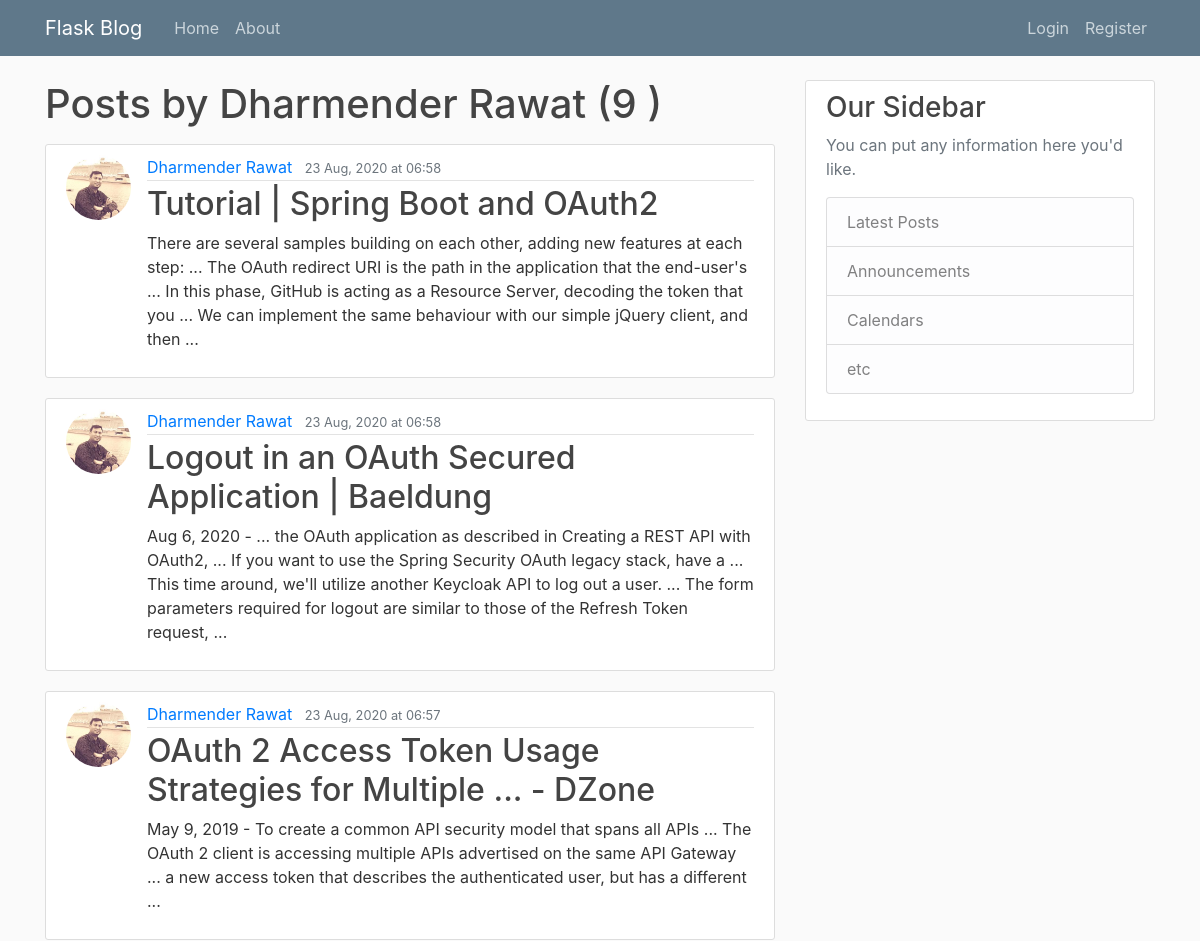
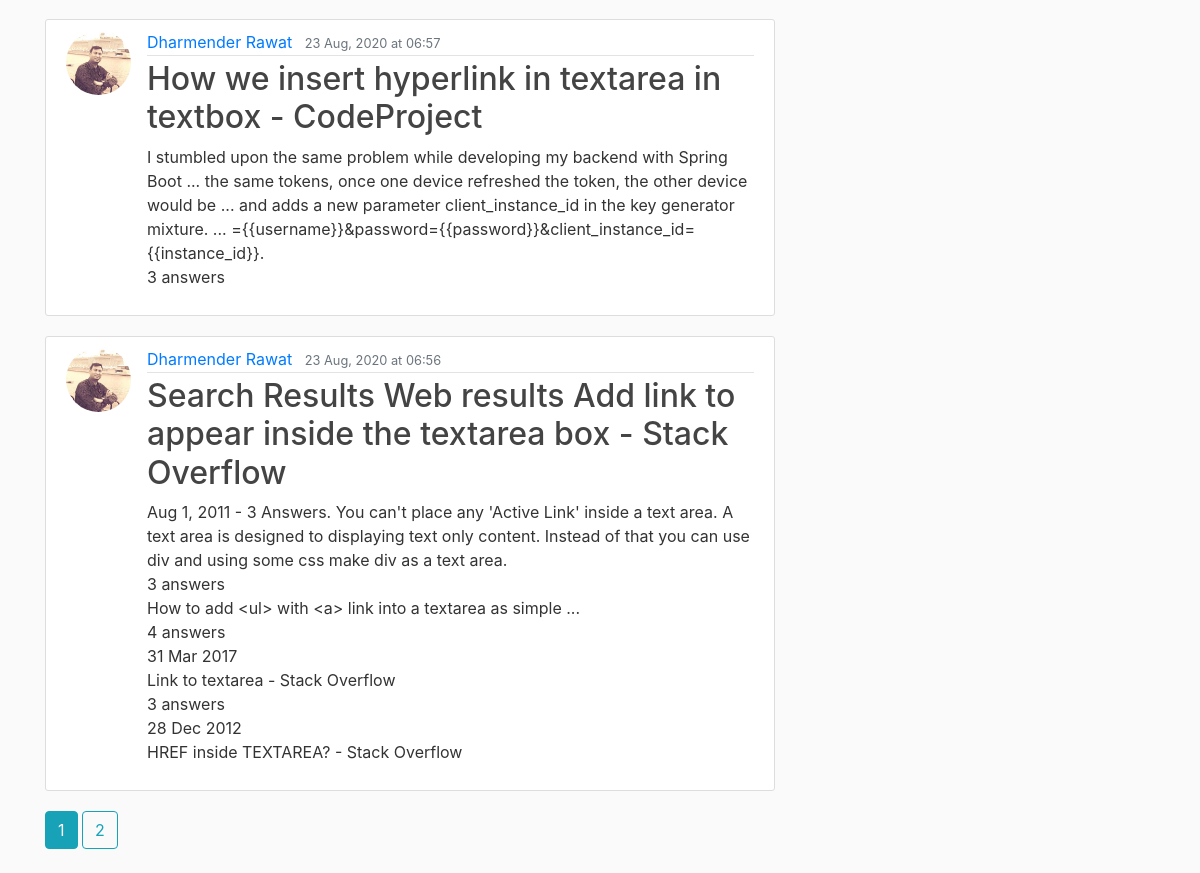
The app's page /user/posts/Dharmender Rawat with its own data (2 pictures, top to bottom).
### blog/models.py (models this page shows, shortened)
class User (db.Model, UserMixin):
    id = db.Column(db.Integer, primary_key = True)
    username = db.Column(db.String(20), unique = True, nullable = False)
    email = db.Column(db.String(120), unique=True, nullable=False)
    image_file = db.Column(db.String(20), nullable=False, default = 'default.jpg')
    password = db.Column(db.String(60), nullable=False)
    posts = db.relationship('Post', backref = 'author', lazy = True)

class Post(db.Model):
    id = db.Column('post_id', db.Integer, primary_key=True)
    title = db.Column(db.String(120),  nullable=False)
    date_posted = db.Column(db.DateTime, nullable=False, default = datetime.utcnow)
    contents = db.Column(db.Text, nullable = False)
    user_id = db.Column(db.Integer, db.ForeignKey('user.id'), nullable = False)

### blog/routes.py (the view)
@app.route("/user/posts/<username>")
def user_posts(username):
    page = request.args.get('page', 1, type=int)
    user = User.query.filter_by(username=username).first_or_404()
    posts = Post.query.filter_by(author=user)\
                        .order_by(Post.date_posted.desc())\
                        .paginate(page=page, per_page=5)
    return render_template('user_posts.html', posts=posts, title=username + "'s Post", date_format=date_format, user=user)

### blog/routes.py (called while the page is built)
def date_format(mydate):
    mydate = mydate.replace(tzinfo=pytz.UTC)
    mydate = mydate.replace(tzinfo=pytz.UTC)
    return mydate.astimezone(tzlocal()).strftime('%d %b, %Y at %H:%M')

### blog/templates/user_posts.html
{% extends "layout.html" %}
{% block content %}
<h1 class="mb-3">Posts by {{user.username}} ({{ posts .total}} ) </h1>
{% for post in posts.items %}
<article class="media content-section">
    <img class="rounded-circle article-img"
         src="{{ url_for('static', filename='profile_pics/' + post.author.image_file) }}">
    <div class="media-body">
        <div class="article-metadata">
            <a class="mr-2" href="{{ url_for('user_posts', username=post.author.username )}}">{{ post.author.username }}</a>
            <small class="text-muted">{{ date_format(post.date_posted) }}</small>
        </div>
        <h2><a class="article-title" href="{{ url_for('post', post_id=post.id) }}">{{ post.title }}</a></h2>
        <p class="article-content">{{ post.contents }}</p>
    </div>
</article>
{% endfor %}
{%  for page_num in posts.iter_pages(left_edge=1, right_edge=1, left_current=1, right_current=2) %}
    {%  if page_num %}
        {% if posts.page == page_num %}
        <a class="btn btn-info mb-4"    href="{{ url_for('user_posts', username=user.username, page=page_num)}}"> {{page_num}} </a>
        {% else %}
        <a class="btn btn-outline-info mb-4"    href="{{ url_for('user_posts', username=user.username, page=page_num)}}"> {{page_num}} </a>
        {% endif %}
    {%  else %}
    ...
    {%  endif %}
{%  endfor %}
{% endblock %}

### blog/static/main.css (style rules this page uses)
body { background: #fafafa; color: #333333; margin-top: 5rem; }
h1, h2, h3, h4, h5, h6 { color: #444444; }
.content-section { background: #ffffff; padding: 10px 20px; border: 1px solid #dddddd; border-radius: 3px; margin-bottom: 20px; }
.article-title { color: #444444; }
.article-content { white-space: pre-line; }
.article-img { height: 65px; width: 65px; margin-right: 16px; }
.article-metadata { padding-bottom: 1px; margin-bottom: 4px; border-bottom: 1px solid #e3e3e3 }

### records on screen
User: username "Dharmender Rawat"
Post: image_file (picture), author.username "Dharmender Rawat", date_posted "23 Aug, 2020 at 06:58", title "Tutorial | Spring Boot and OAuth2", contents "There are several samples building on each other, adding new features at each step: ... The OAuth redirect URI is the path in the application that the end-user's ... In this phase, GitHub is acting as a Resource Server, decoding the token that you ... We can implement the same behaviour with our simple jQuery client, and then ..."
Post: image_file (picture), author.username "Dharmender Rawat", date_posted "23 Aug, 2020 at 06:58", title "Logout in an OAuth Secured Application | Baeldung", contents "Aug 6, 2020 - ... the OAuth application as described in Creating a REST API with OAuth2, ... If you want to use the Spring Security OAuth legacy stack, have a ... This time around, we'll utilize another Keycloak API to log out a user. ... The form parameters required for logout are similar to those of the Refresh Token request, ..."
Post: image_file (picture), author.username "Dharmender Rawat", date_posted "23 Aug, 2020 at 06:57", title "OAuth 2 Access Token Usage Strategies for Multiple ... - DZone", contents "May 9, 2019 - To create a common API security model that spans all APIs ... The OAuth 2 client is accessing multiple APIs advertised on the same API Gateway ... a new access token that describes the authenticated user, but has a different ..."
Post: image_file (picture), author.username "Dharmender Rawat", date_posted "23 Aug, 2020 at 06:57", title "How we insert hyperlink in textarea in textbox - CodeProject", contents "I stumbled upon the same problem while developing my backend with Spring Boot ... the same tokens, once one device refreshed the token, the other device would be ... and adds a new parameter client_instance_id in the key generator mixture. ... ={{username}}&password={{password}}&client_instance_id={{instance_id}}. 3 answers"
Post: image_file (picture), author.username "Dharmender Rawat", date_posted "23 Aug, 2020 at 06:56", title "Search Results Web results Add link to appear inside the textarea box - Stack Overflow", contents "Aug 1, 2011 - 3 Answers. You can't place any 'Active Link' inside a text area. A text area is designed to displaying text only content. Instead of that you can use div and using some css make div as a text area. 3 answers How to add <ul> with <a> link into a textarea as simple ... 4 answers 31 Mar 2017 Link to textarea - Stack Overflow 3 answers 28 Dec 2012 HREF inside TEXTAREA? - Stack Overflow"

### other values on screen
{{ posts .total }} "9"
{{ page_num }} "1"
{{ page_num }} "2"
